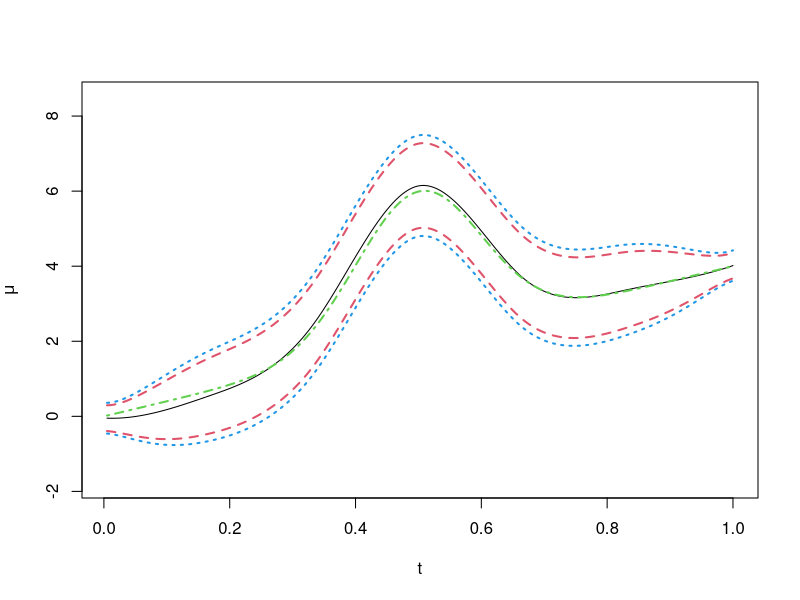
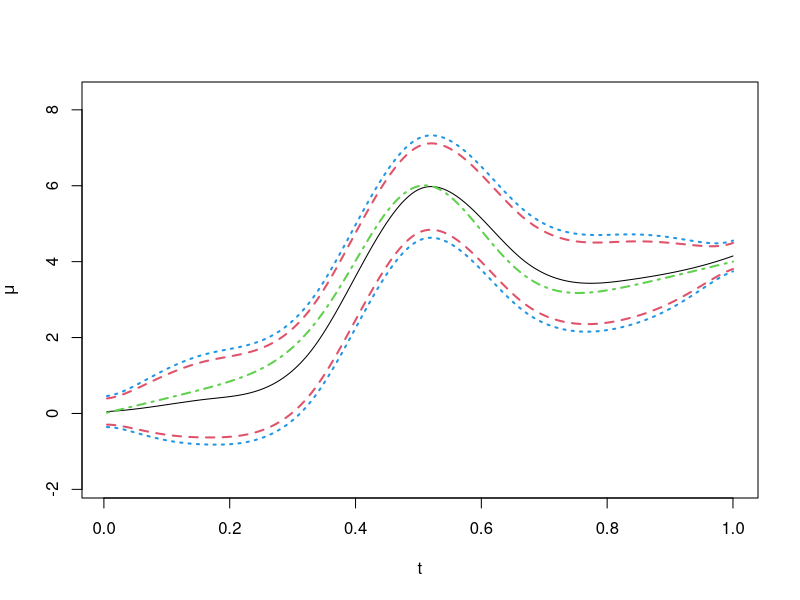
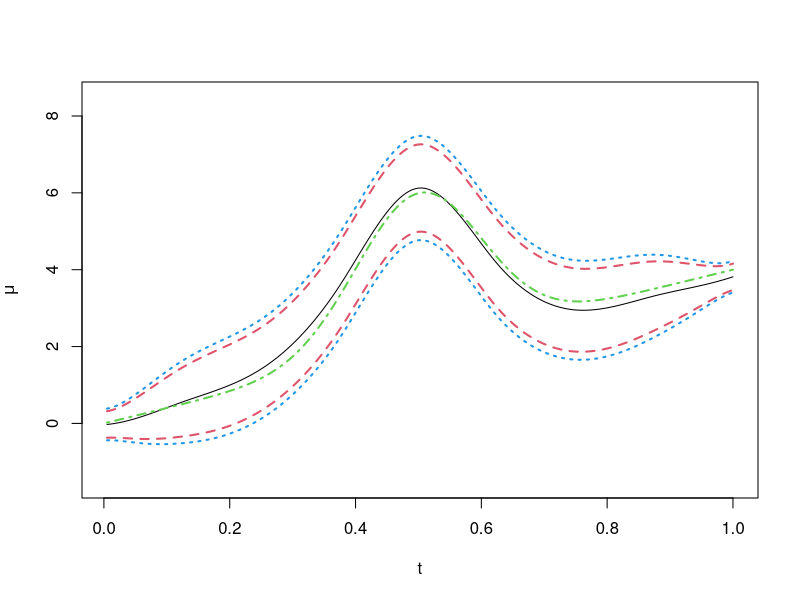
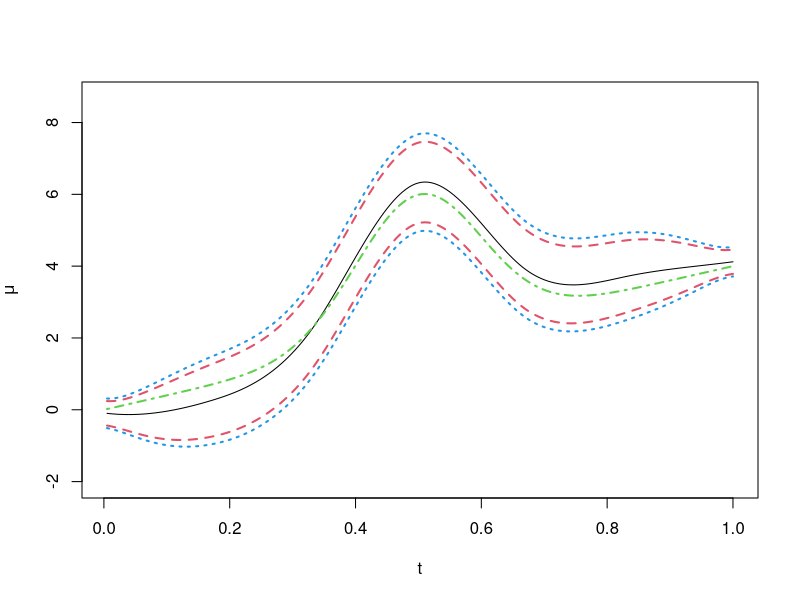
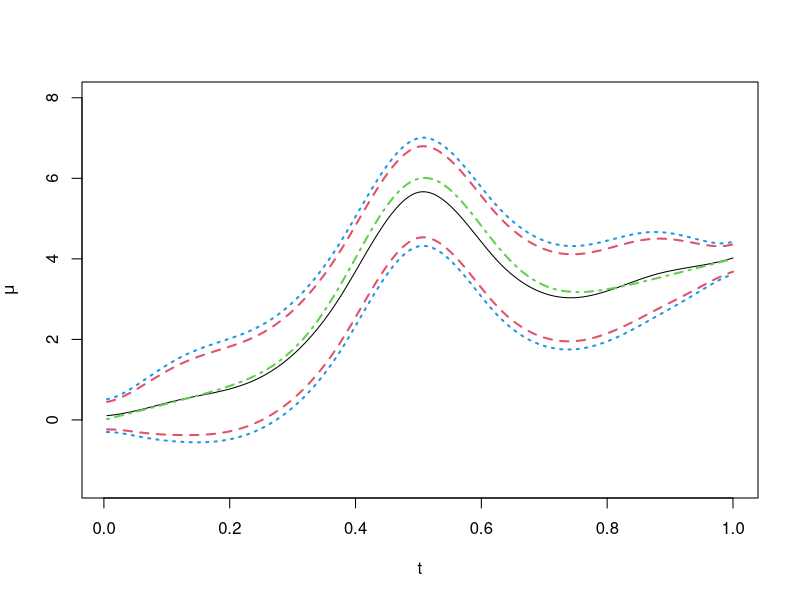
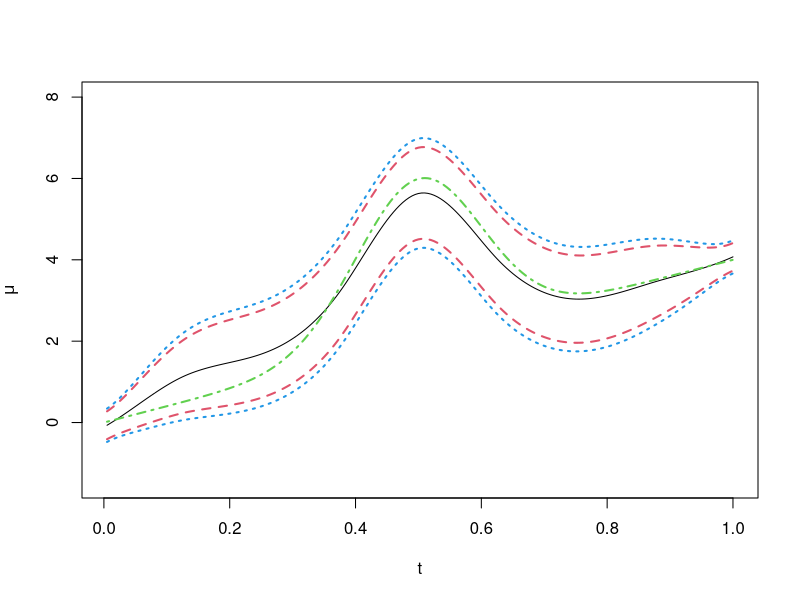
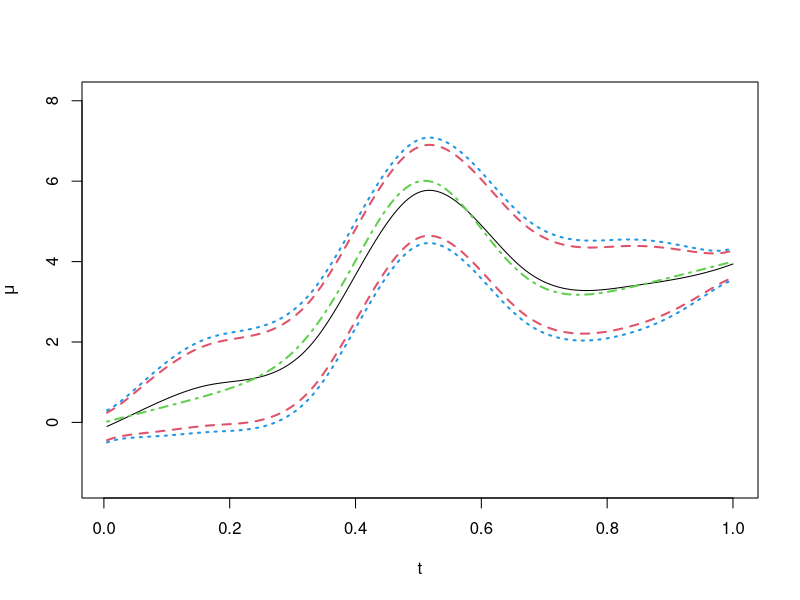
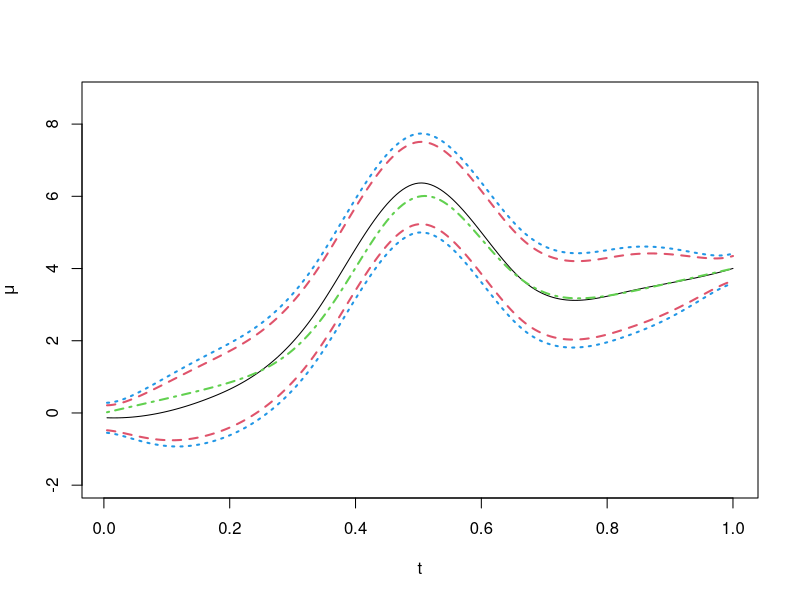

Source code (R) for these figures, in order: (Note: a time limit stopped this script after it produced the figures.)
library(MASS)
library(splines)

 ##Order=Order1=Order2=3 
 #0: constant 
 #1 linear 
 #2 quadratic 
 #3 cubic
 ##if using bs, Order must >2

 p=4 ## cubic spline 
 v=0

 set.seed(500)

 sigma=0.1
 boot=5000

 Kappa=8
 lamdaK=1/2^seq(0,(Kappa-1))*2
 #n=num=c(100)
 #N=200

 #num=c(30,30,50,50,100,100,200,200,300,300)
 #Num=c(30,60,50,100,100,200,200,400,300,500)

 num=c(30,30,30,30,50,50,50,50,100,100,100,100)
 Num=c(50,100,150,200,50,100,150,200,100,200,300,400)
 
 
 result=matrix(0,2,length(num))
 alpha1=0.05
 alpha2=0.01

 Ntest=200
 test= seq(1/Ntest,1,1/Ntest)
 
 nsims=1000 ### no. of replications for coverage frequence

 select=rep(0,nsims)

 select.knot=rep(0,length(num))

 for (jj in 1:length(num))
 {
 n<- num[jj]
 N<-Num[jj] 
 
 ns1=seq(floor(n^(1/6)),min(10*floor((N/log(n))^(1/3)),floor(n/4),20),1)

 X=seq(1/N,1,1/N)


#######################################
# True mu 
#######################################
 
 TrueM=4*X+(2*pi)^(-0.5)/0.1*exp(-(X-0.5)^2/2/0.01)
 TrueM.test=4*test+(2*pi)^(-0.5)/0.1*exp(-(test-0.5)^2/2/0.01)
   
#######################################
# True G 
#######################################


 phi=matrix(0,N,Kappa)
 phi.test=matrix(0,Ntest,Kappa)
  
 for(k in 1:Kappa)
 {
  if(k<5){
  phi[,k]=2^(1/2)*sin(pi*k*X)
  phi.test[,k]=2^(1/2)*sin(pi*k*test)
  }
  if(k>4){
  phi[,k]=2^(1/2)*cos(pi*(k-4)*X)
  phi.test[,k]=2^(1/2)*cos(pi*(k-4)*test)
  }
 }

 psi.test=phi.test%*%diag(sqrt(lamdaK))
 G.test=psi.test%*%t(psi.test)
 #diag(G.test)
 

##############################
#    repetition 500 times    #
##############################

  C=matrix(0,N,N)
  Cij<-matrix(0,Ntest^2,1,byrow=T)
  #Cij[-c((0:(N-1))*(N+1)+1),]->workCij
  YY=matrix(0,n,N)
  
  Y=rep(0,N) 

  GCV=rep(0, length(ns1))
  con1=con2=rep(0, nsims)

###########################
#    Start generating Y
###########################

for(kk in 1:nsims)
 {

  kxi=matrix(0,n,Kappa)
  for(j in 1:Kappa)
  {
   kxi[,j]<-rnorm(n,mean=0,sd=sqrt(lamdaK[j]))
  }

  for(j in 1:N)
  { 
  YY[,j]=TrueM[j]
  for(k in 1:Kappa)
  {
   YY[,j]=YY[,j]+kxi[,k]*phi[j,k]
  }
  YY[,j]=YY[,j]+sigma*(rnorm(n))
 }
 
 matrix(colMeans(YY),N,1)->Y

############################
#   GCV knot selection     #
############################
 
for (kn in 1:length(ns1))
 {
  Ns1<-ns1[kn]
 
  knots1=seq(0,1,length=Ns1+2)

############################
#     Spline Basis         #
############################
 
  XB1<-bs(X,knots=knots1[-c(1,(Ns1+2))],degree=p-1,intercept=TRUE,Boundary.knots=knots1[c(1,(Ns1+2))]) 
  solve(t(XB1)%*%(XB1))%*%t(XB1)->beta  
  XB1%*%beta->Hlamda
  mhat=Hlamda%*%Y
  GCV[kn]=mean((Y-mhat)^2)/(1- sum(diag(Hlamda))/N)^2
 }

  Ns1=ns1[which.min(GCV)]
  Ns1->select[kk]

############################
#     Use selected knots   #
############################

  knots1=seq(0,1,length=Ns1+2)

  XB1<-bs(X,knots=knots1[-c(1,(Ns1+2))],degree=p-1,intercept=TRUE,Boundary.knots=knots1[c(1,(Ns1+2))]) 
  XB1.test<-bs(test,knots=knots1[-c(1,(Ns1+2))],degree=p-1,intercept=TRUE,Boundary.knots=knots1[c(1,(Ns1+2))]) 

  solve(t(XB1)%*%(XB1))%*%t(XB1)->beta  
  beta%*%Y->bhat
  mhat=XB1%*%bhat
  mhat.test=XB1.test%*%bhat
      
############################# 
# generate qunatile 
#############################


 Z1=matrix(rnorm(Kappa*boot,0,1),boot,Kappa)
 Xi=rep(0,boot)
	
 for(b in 1:boot){
  zeta=rep(0,N)
  for(k in 1:Kappa){
   zeta=zeta+phi[,k]*lamdaK[k]^0.5*Z1[b,k]
  }
  var.zeta=rep(0,N)
  for(k in 1:Kappa){
   var.zeta=var.zeta+(phi[,k]*lamdaK[k]^0.5)^2
  }
  zeta=zeta/(var.zeta)^(0.5)
  Xi[b]<- max(abs(zeta))
 }
 
 quantile(Xi,c(1-alpha1,1-alpha2))->Q
 
 mhat.test+Q[1]*n^(-1/2)*(diag(G.test))^0.5->uptest1
 mhat.test-Q[1]*n^(-1/2)*(diag(G.test))^0.5->lowtest1

 mhat.test+Q[2]*n^(-1/2)*(diag(G.test))^0.5->uptest2
 mhat.test-Q[2]*n^(-1/2)*(diag(G.test))^0.5->lowtest2

 
 (sum( ((TrueM.test>=lowtest1)*(TrueM.test<=uptest1)))== Ntest)->con1[kk]
 (sum( ((TrueM.test>=lowtest2)*(TrueM.test<=uptest2)))== Ntest)->con2[kk]

 plot(test,mhat.test,type="l", ylim=c(min(lowtest2)-1, max(uptest2)+1), ylab=expression(mu),xlab="t")
 lines(test,TrueM.test,col=3,lty=4,lwd=2)
 lines(cbind(test,lowtest1),col=2,lty=2,lwd=2)
 lines(cbind(test,uptest1),col=2,lty=2,lwd=2)
 lines(cbind(test,lowtest2),col=4,lty=3,lwd=2)
 lines(cbind(test,uptest2),col=4,lty=3,lwd=2)

 # print(kk)
 
  }

 mean(con1)->result[1,jj]
 mean(con2)->result[2,jj]
 mean(select)->select.knot[jj]
 
 print(result[,jj])
 }

 sigma

 num
 Num

select.knot
 
 #Order1
 result
